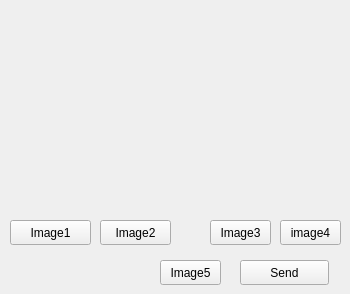
    <widget class="QWidget" name="tab">
     <attribute name="title">
      <string>Image</string>
     </attribute>
     <widget class="QLabel" name="imageLabel">
      <property name="geometry">
       <rect>
        <x>20</x>
        <y>20</y>
        <width>311</width>
        <height>171</height>
       </rect>
      </property>
      <property name="text">
       <string/>
      </property>
     </widget>
     <widget class="QPushButton" name="imageOneBtn">
      <property name="geometry">
       <rect>
        <x>10</x>
        <y>220</y>
        <width>81</width>
        <height>25</height>
       </rect>
      </property>
      <property name="text">
       <string>Image1</string>
      </property>
     </widget>
     <widget class="QPushButton" name="imageTwoBtn">
      <property name="geometry">
       <rect>
        <x>100</x>
        <y>220</y>
        <width>71</width>
        <height>25</height>
       </rect>
      </property>
      <property name="text">
       <string>Image2</string>
      </property>
     </widget>
     <widget class="QPushButton" name="imageBtnThree">
      <property name="geometry">
       <rect>
        <x>210</x>
        <y>220</y>
        <width>61</width>
        <height>25</height>
       </rect>
      </property>
      <property name="text">
       <string>Image3</string>
      </property>
     </widget>
     <widget class="QPushButton" name="imageFourBtn">
      <property name="geometry">
       <rect>
        <x>280</x>
        <y>220</y>
        <width>61</width>
        <height>25</height>
       </rect>
      </property>
      <property name="text">
       <string>image4</string>
      </property>
     </widget>
     <widget class="QPushButton" name="imageFiveBtn">
      <property name="geometry">
       <rect>
        <x>160</x>
        <y>260</y>
        <width>61</width>
        <height>25</height>
       </rect>
      </property>
      <property name="text">
       <string>Image5</string>
      </property>
     </widget>
     <widget class="QPushButton" name="pushButton_16">
      <property name="geometry">
       <rect>
        <x>240</x>
        <y>260</y>
        <width>89</width>
        <height>25</height>
       </rect>
      </property>
      <property name="text">
       <string>Send</string>
      </property>
     </widget>
    </widget>
